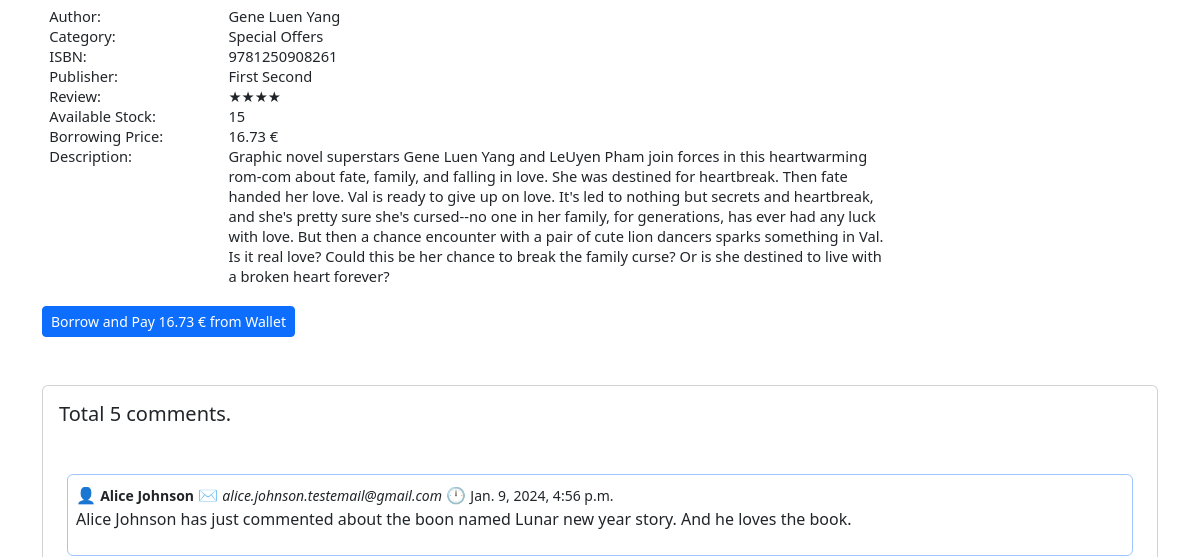
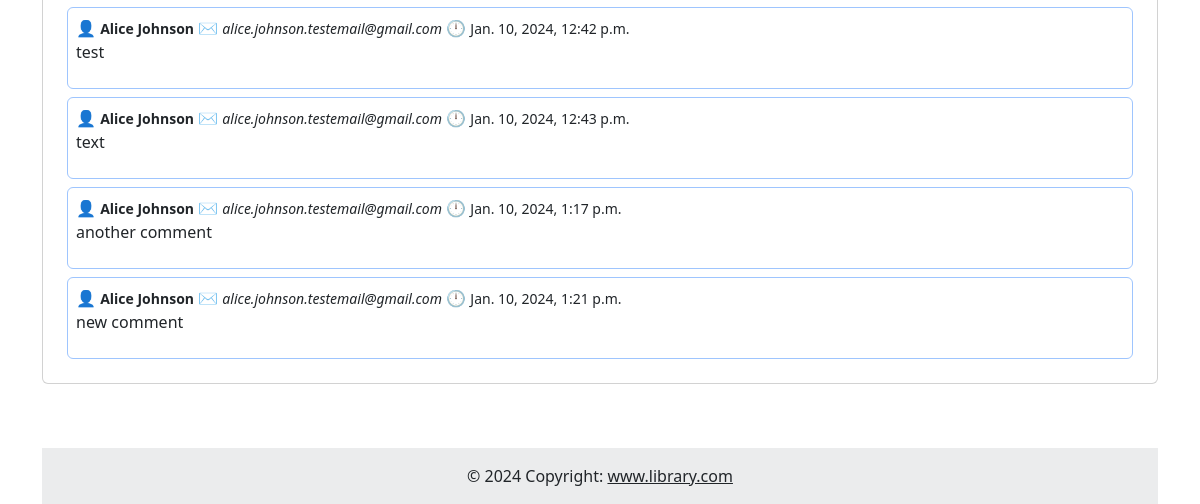
The app's page /book/1-lunar-new-year-love-story-gene-luen-yang-9781250908261/ (lower part), older data (2 pictures, top to bottom).
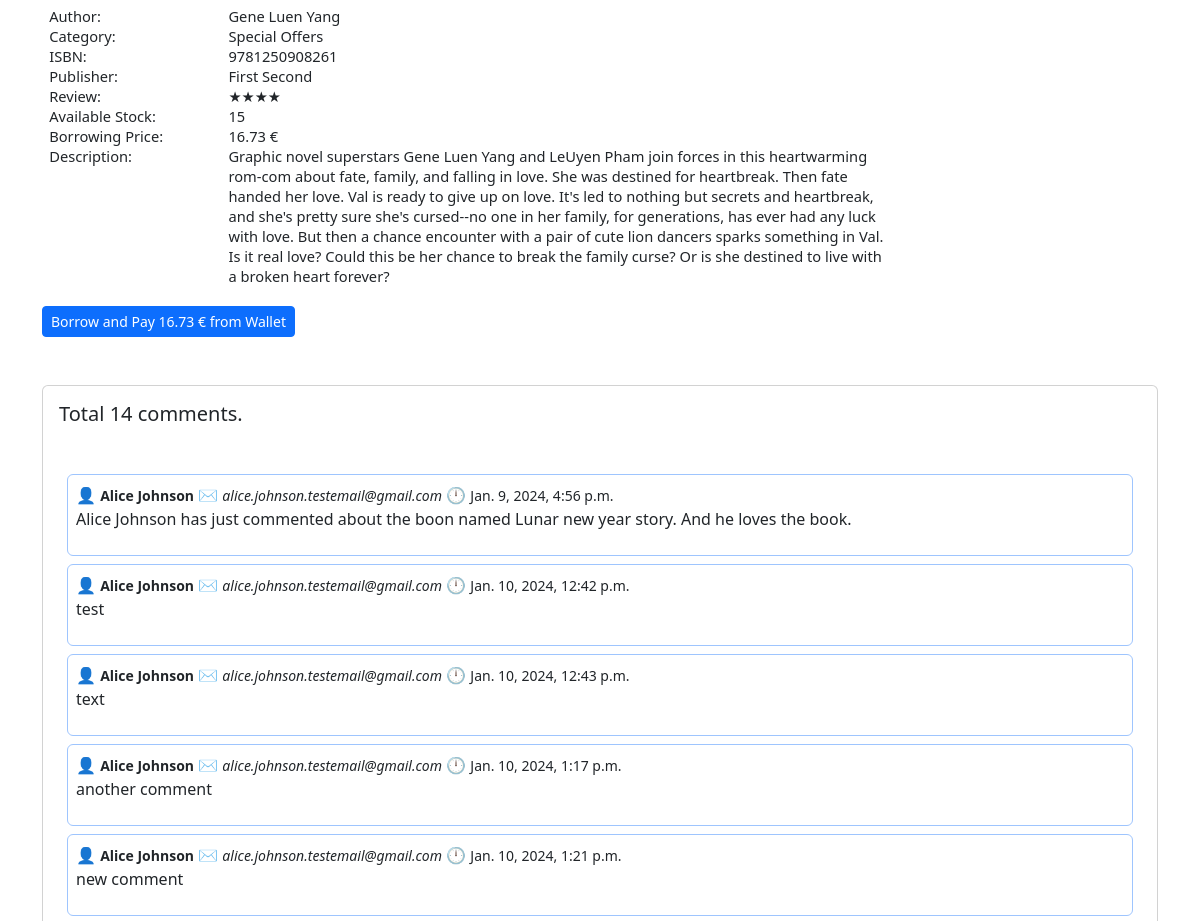
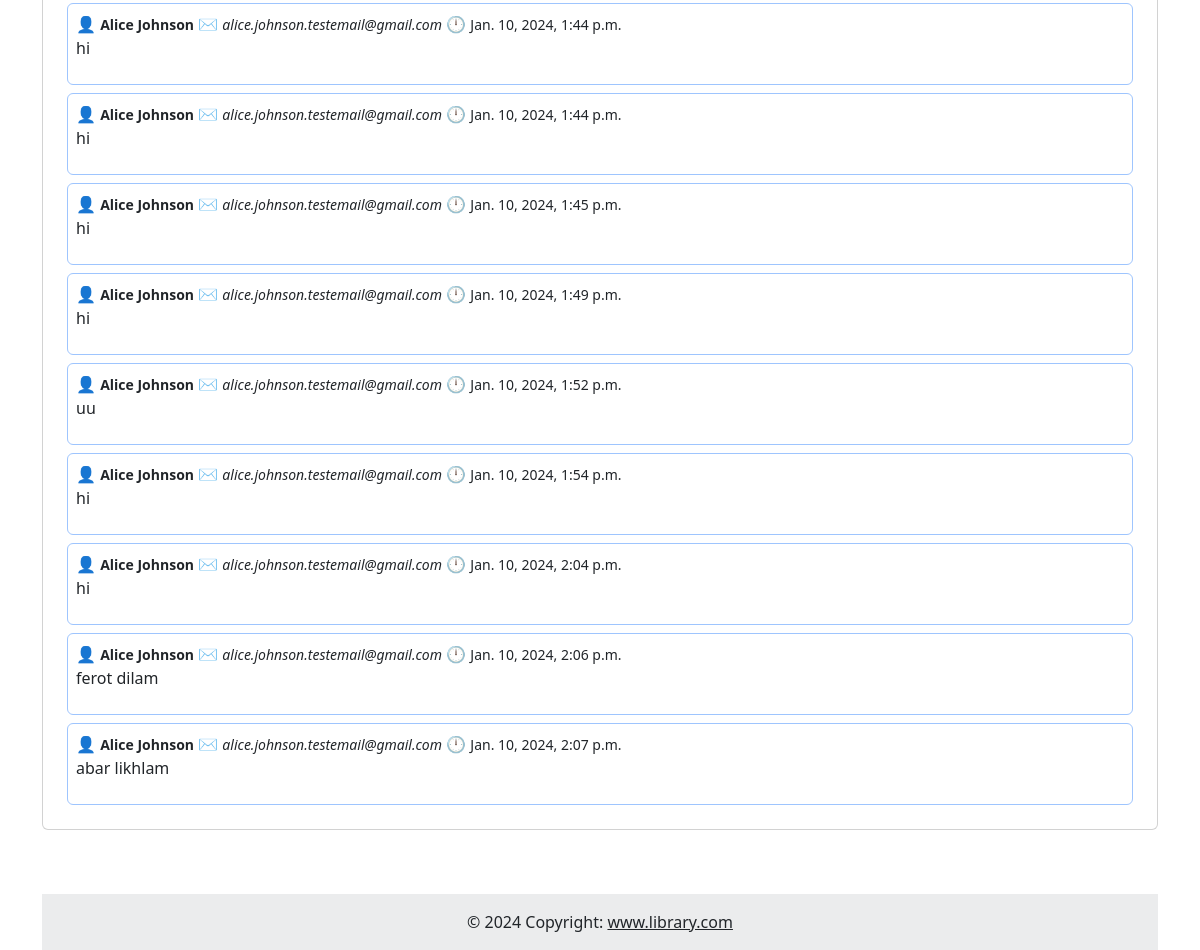
The same page, newer data (2 pictures, top to bottom).
### review_app/models.py (models this page shows, shortened)
class BookReview(models.Model):
    user = models.ForeignKey(User, on_delete=models.CASCADE)
    book = models.ForeignKey(Book, on_delete=models.CASCADE)
    review_text = models.TextField()
    review_date = models.DateTimeField(auto_now_add=True)

### book_app/views.py (the view, shortened to what this page needs)
# urls.py: path('book/<slug:book_slug>/', BookDetails_View.as_view(), name='book_details'),
class BookDetails_View(DetailView):
    model = Book
    template_name = 'book_app/book_details.html'
    slug_url_kwarg = 'book_slug'
    slug_field = 'slug'
    def get_context_data(self, **kwargs):
        context = super().get_context_data(**kwargs)
        book = self.get_object()
        book_reviews = BookReview.objects.filter(book=book)
        context['book_reviews'] = book_reviews
        context['form'] = BookReview_Form()
        return context

### book_app/models.py (called while the page is built)
    def __str__(self):
        return self.name

    def __str__(self):
        return self.rating

### book_app/templates/book_app/book_details.html (shortened to what the changed rows need)
{% extends 'core/base.html' %}
{% load crispy_forms_filters %}
{% load crispy_forms_tags %}
{% block page_content %}
	<br><br>
	<br>
	<div class="card m-auto w-auto mb-3">
		<h5 class="p-3">Total {{ book_reviews | length }} comments.</h5>
		<div class="card-body">
			{% for review in book_reviews %}
				<div class="border border-primary-subtle rounded m-2 b-2 p-2">
					👤 <small style="font-weight: bold">{{ review.user.first_name }} {{ review.user.last_name }}</small>
					✉️ <small style="font-style: italic">{{ review.user.email }}</small>
					🕛 <small>{{ review.review_date }}</small>
					<p>{{ review.review_text }}</p>
				</div>
			{% endfor %}
		</div>
	</div>
{% endblock %}

Row changes from the older to the newer data that the page shows:
added BookReview: user.first_name "Alice", user.last_name "Johnson", user.email "alice.johnson.testemail@gmail.com", review_date "Jan. 10, 2024, 1:44 p.m.", review_text "hi"
added BookReview: user.first_name "Alice", user.last_name "Johnson", user.email "alice.johnson.testemail@gmail.com", review_date "Jan. 10, 2024, 1:44 p.m.", review_text "hi"
added BookReview: user.first_name "Alice", user.last_name "Johnson", user.email "alice.johnson.testemail@gmail.com", review_date "Jan. 10, 2024, 1:45 p.m.", review_text "hi"
added BookReview: user.first_name "Alice", user.last_name "Johnson", user.email "alice.johnson.testemail@gmail.com", review_date "Jan. 10, 2024, 1:49 p.m.", review_text "hi"
added BookReview: user.first_name "Alice", user.last_name "Johnson", user.email "alice.johnson.testemail@gmail.com", review_date "Jan. 10, 2024, 1:52 p.m.", review_text "uu"
added BookReview: user.first_name "Alice", user.last_name "Johnson", user.email "alice.johnson.testemail@gmail.com", review_date "Jan. 10, 2024, 1:54 p.m.", review_text "hi"
added BookReview: user.first_name "Alice", user.last_name "Johnson", user.email "alice.johnson.testemail@gmail.com", review_date "Jan. 10, 2024, 2:04 p.m.", review_text "hi"
added BookReview: user.first_name "Alice", user.last_name "Johnson", user.email "alice.johnson.testemail@gmail.com", review_date "Jan. 10, 2024, 2:06 p.m.", review_text "ferot dilam"
added BookReview: user.first_name "Alice", user.last_name "Johnson", user.email "alice.johnson.testemail@gmail.com", review_date "Jan. 10, 2024, 2:07 p.m.", review_text "abar likhlam"
Text that changed along with them:
{{ book_reviews | length }}: "5" → "14"
